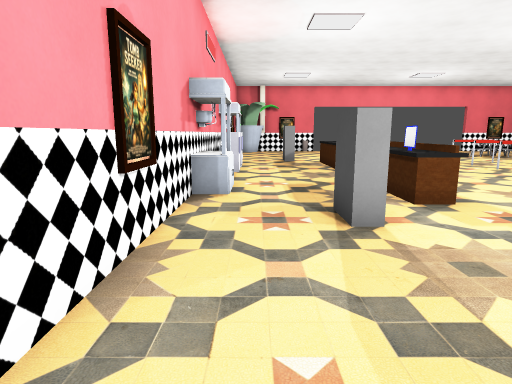
View 1 (above)

21 first-person views from a walk through a Godot game level. The camera is 1.4 m above the floor, tilts 10° down and sees 75° across. The floor is counted in squares, 1 m on a side. Each view is taken from the middle of a square. On the plan, view 1 faces up. The plan holds only what a view shows up to about 15 squares ahead; the rest is blank. Door leaves are left out where a doorway can be walked through. Some surface patterns are stand-ins.

View 2
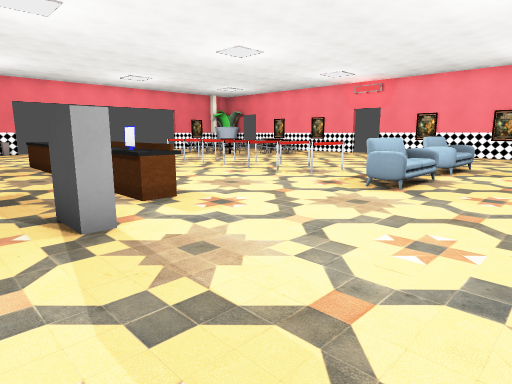

View 3
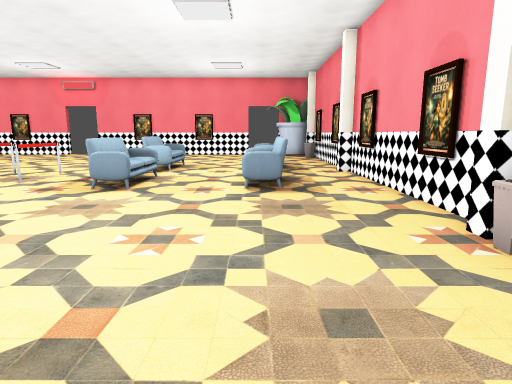

View 4
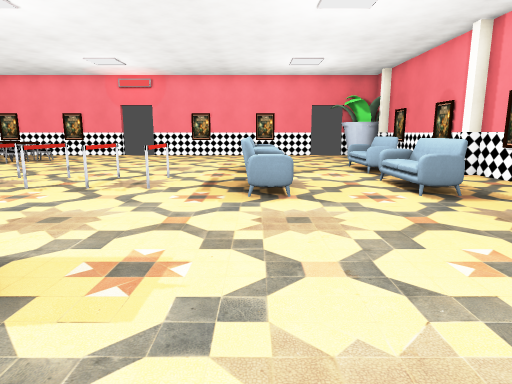

View 5
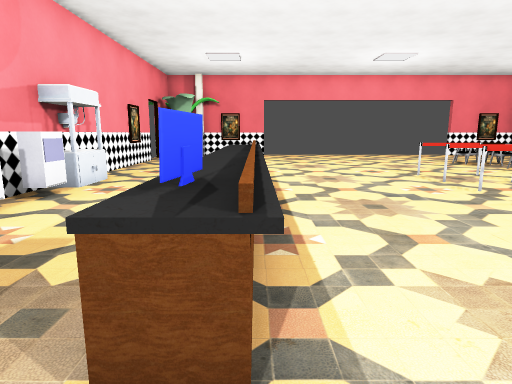

View 6
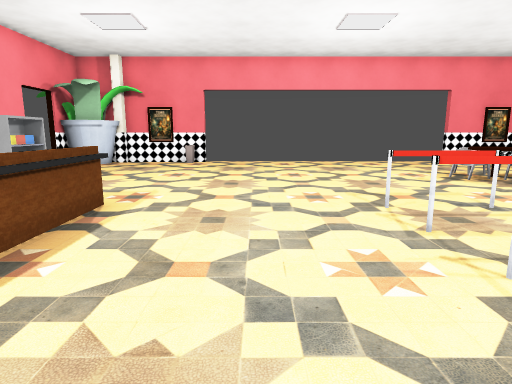

View 7
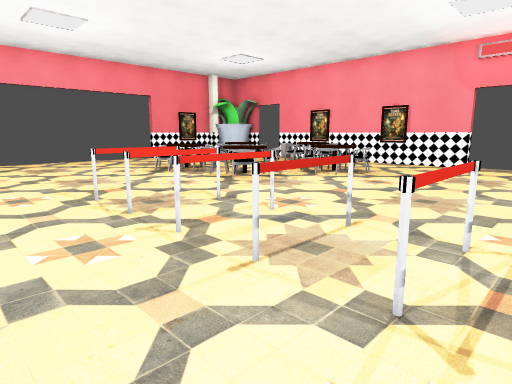

View 8
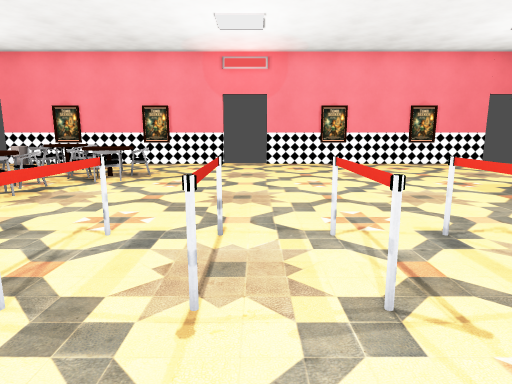

View 9
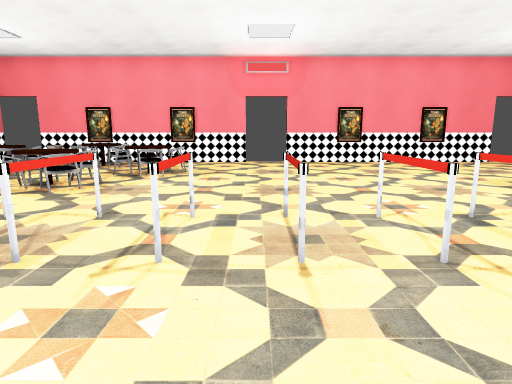

View 10
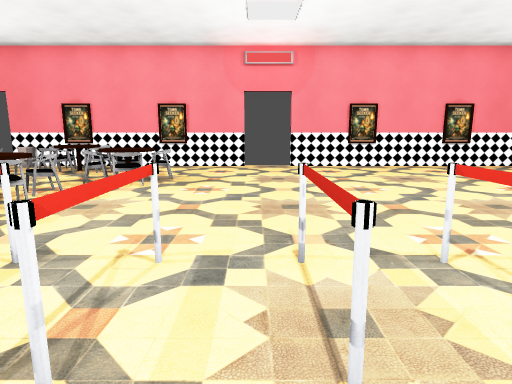

View 11
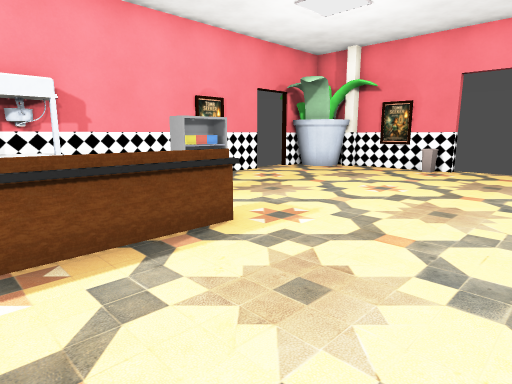

View 12
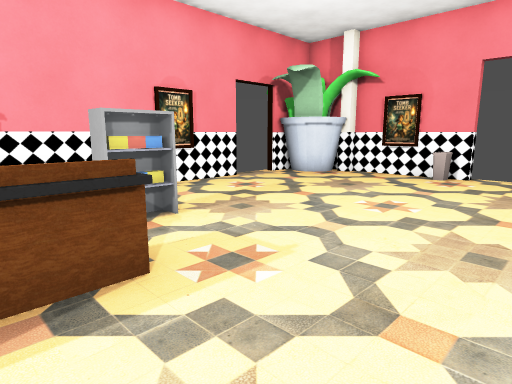

View 13
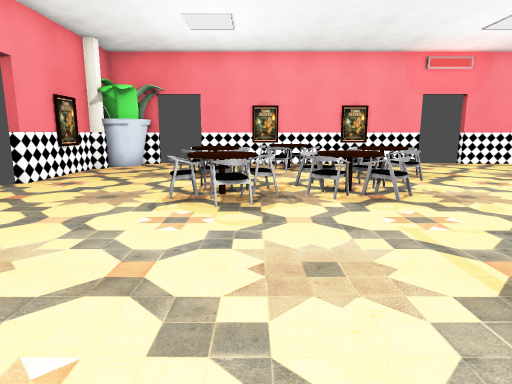

View 14
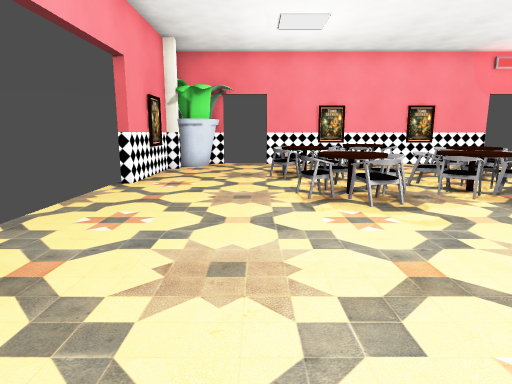

View 15
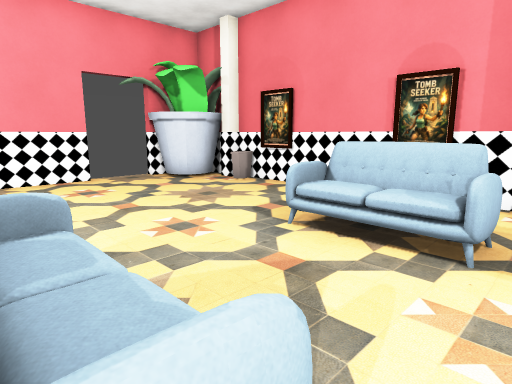

View 16
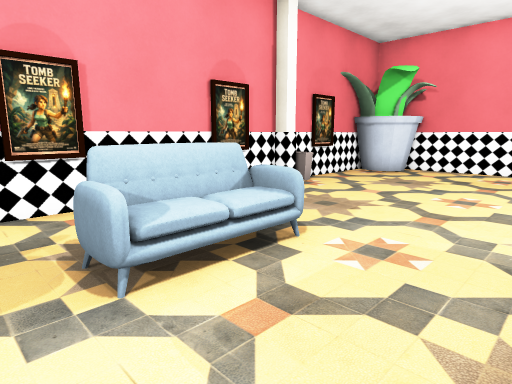

View 17
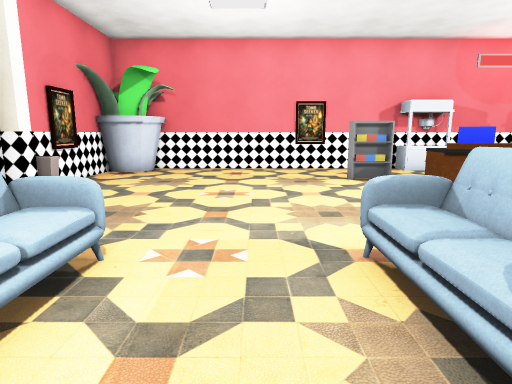

View 18
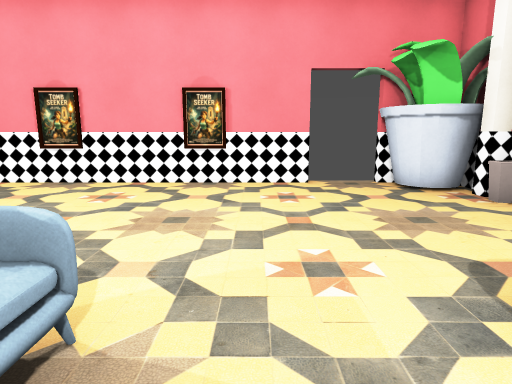

View 19
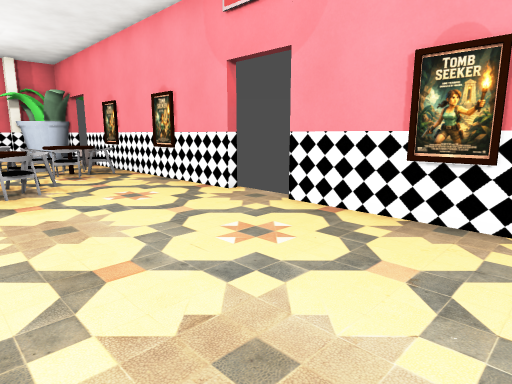

View 20
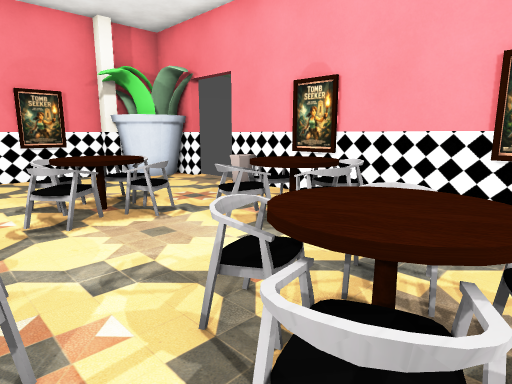

View 21
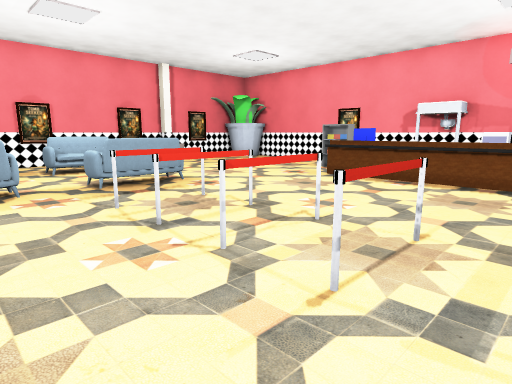

### Floor plan
Points are (right, up) in squares from view 1. A wall is a line through its corners. A room is listed if a view was taken in it or the views show most of it. See-through windows are left out.
Room 1 (views 1, 2, 3, 4, 5, 6, 7, 8, 9, 10, 11, 12, 13, 14, 15, 16, 17, 18, 19, 20, 21)
walls: (10.5, 13.1) (9.5, 13.1); (4, 11.8) (4, 6.5); (3.9, 8.6) (3.9, 9.9); (4, 16.6) (4, 13.4); (3.5, 8) (3.4, 7.1) (3.5, 8); (4.2, 6.5) (3.2, 6.5); (3.9, 6.5) (3.9, 8.4); (22.5, 12.4) (22.5, 22.5); (-0.6, 9.4) (-0.6, 7.6) (-1.5, 7.6); (-0.6, 15.4) (-0.6, 13.6) (-1.5, 13.6); (12.9, -3.5) (20.4, -3.5); (4.6, 26.5) (0.7, 26.5) (0.7, 26.1) (0.4, 26.1) (0.3, 25.2) (-0.6, 24.6); (22.5, 0.4) (22.5, 10.5); (-1.5, 22.6) (-1.5, -2); (20.9, 25.1) (20.8, 25.4); (21.3, 24.9) (20.8, 25.2) (20.7, 25.8); (4.6, -3.5) (12.3, -3.5) (12.3, -3.1) (12.8, -3.1); (0.3, 25.3) (0, 24.8) (-0.7, 24.7); (22.2, 24.9) (21.8, 24.8); (-0.5, 24.7) (-0.8, 24.7) (-1.3, 24.9); (20.9, -2) (21.1, -1.8) (21.7, -1.5) (22.3, -1.6); (20.8, 26.1) (20.3, 26.1) (20.3, 26.5) (16.3, 26.5); (0.4, 25.6) (0.2, 25.1); (20.9, -2.2) (21.1, -1.8); (-0.1, -1.9) (0.2, -2.4); (-0.6, -1.7) (-0.2, -1.9) (0, -2); (21, -3.2) (20.8, -2.8) (21, -1.9); (0.3, -2.9) (0.1, -3.3); (-0.4, -3.5) (3.9, -3.5)
low walls: (3.2, 13.2) (3.2, 16.5); (3.2, 6.5) (3.2, 8); (22.2, 25.1) (21.8, 24.9); (21.2, -3.2) (21, -2.7)
ways out: open door at (-2, 23.5)
objects: other object (-1, 10) to (-1, 11); other object (-1, 12) to (-1, 13); other object (2, 5) to (2, 6); other object (2, 17) to (2, 18); other object (4, -3); other object (4, 26); sofa (9, -1) to (11, 0); sofa (9, 3) to (11, 4); other object (9, 13); other object (10, 7); other object (10, 8); other object (10, 10); other object (10, 12); other object (10, 15); other object (10, 16); other object (11, 7); other object (11, 8); other object (11, 10); other object (11, 12); other object (11, 13); other object (11, 15); other object (11, 16); sofa (13, -1) to (15, 0); sofa (13, 3) to (15, 4); chair (13, 21); chair (14, 17) to (15, 17); chair (14, 18) to (15, 19); table (14, 21); table (15, 18); chair (15, 20); chair (15, 22); chair (16, 17); chair (16, 18) to (16, 19); chair (16, 21); chair (17, 15) to (17, 16); chair (17, 21) to (18, 21); chair (18, 15) to (19, 15); table (18, 16); chair (18, 17); chair (18, 22); chair (19, 16); chair (19, 20) to (19, 21); chair (19, 22); other object (20, -3); chair (20, 18) to (21, 18); chair (20, 19); chair (21, 19) to (21, 20); chair (22, 18); other object (22, 22)

Positions as (right, up) in squares from view 1, and headings:
1: (0, 0), facing up
2: (0, 0), facing up-right
3: (0, 0), facing right
4: (1, 4), facing right
5: (4, 5), facing up
6: (7, 10), facing up
7: (7, 9), facing up-right
8: (7, 11), facing right
9: (6, 12), facing right
10: (8, 12), facing right
11: (8, 13), facing up-left
12: (7, 15), facing up-left
13: (7, 20), facing right
14: (7, 23), facing right
15: (12, 4), facing down-right
16: (12, 3), facing down-left
17: (12, 2), facing left
18: (13, 2), facing right
19: (17, 6), facing up-right
20: (16, 15), facing up-right
21: (14, 13), facing down-left
